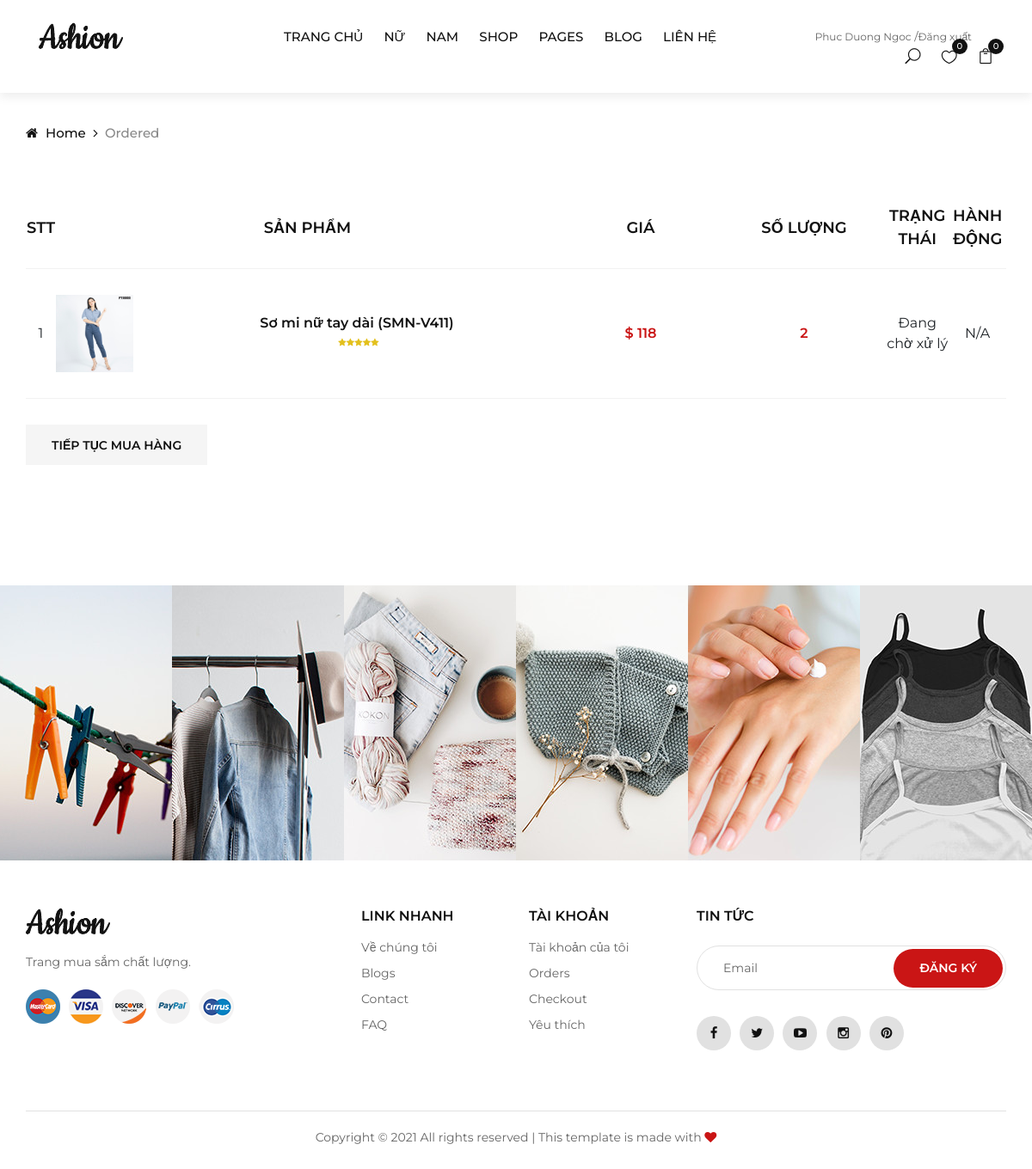
The page /ordered.php (signed in) on the database as committed earlier.
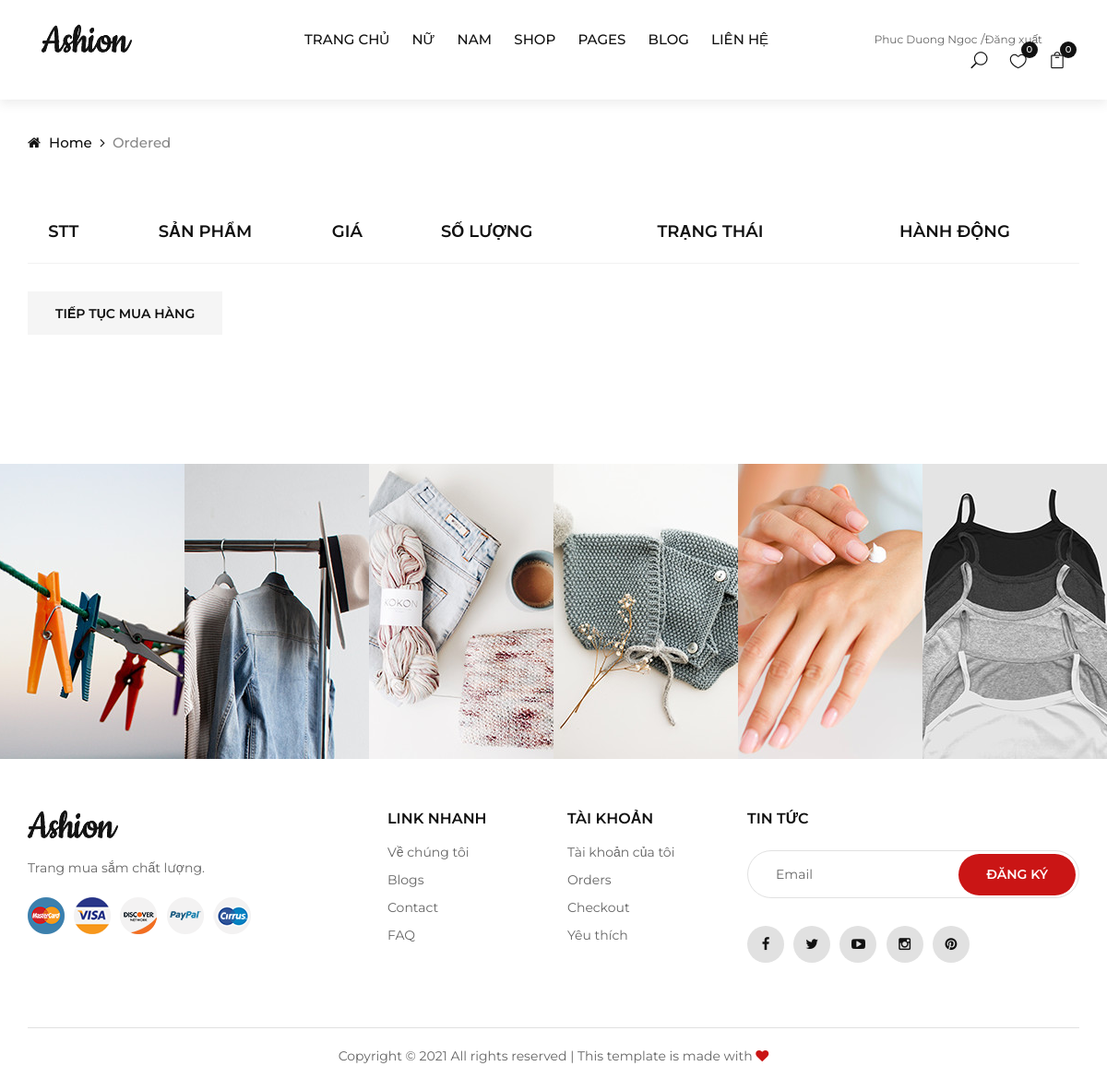
The same page on the database as committed later.
### tables this page shows
CREATE TABLE `tbl_order` (
  `id` int(11) NOT NULL,
  `productId` int(11) NOT NULL,
  `productName` varchar(255) NOT NULL,
  `customer_id` int(11) NOT NULL,
  `quantity` int(11) NOT NULL,
  `price` varchar(255) NOT NULL,
  `image` varchar(255) NOT NULL,
  `status` int(11) NOT NULL DEFAULT 0,
  `date_order` datetime NOT NULL DEFAULT current_timestamp(),
  `note` varchar(255) DEFAULT NULL
);

### classes/cart.php (called while the page is built, shortened)
<?php
$filepath = realpath(dirname(__FILE__));
include_once($filepath . '/../lib/database.php');
include_once($filepath . '/../helpers/format.php');
?>
<?php
class cart
{
    private $db;
    public function __construct()
    {
        $this->db = new Database();
    }
    public function get_cart_ordered($customer_id)
    {
        $query = "SELECT * FROM tbl_order WHERE customer_id = '$customer_id' ";
        $get_cart_ordered = $this->db->select($query);
        return $get_cart_ordered;
    }
}
?>

### lib/database.php (called while the page is built, shortened)
<?php
Class Database extends PDO{
   public $host   = DB_HOST;
   public $user   = DB_USER;
   public $pass   = DB_PASS;
   public $dbname = DB_NAME;
   public $link;
private function connectDB(){
   $this->link = new mysqli($this->host, $this->user, $this->pass,
    $this->dbname);
    $this->link -> set_charset("utf8");
 }
public function select($query){
  $result = $this->link->query($query) or
   die($this->link->error.__LINE__);
  if($result->num_rows > 0){
    return $result;
  } else {
    return false;
  }
 }
}

### lib/session.php (called while the page is built, shortened)
<?php
class Session{
 public static function get($key){
    if (isset($_SESSION[$key])) {
     return $_SESSION[$key];
    } else {
     return false;
    }
 }
}
?>

### helpers/format.php (called while the page is built, shortened)
<?php
class Format{
 public function format_currency($n=0){
        $n=(string)$n;
        $n=strrev($n);
        $res='';
        for($i=0;$i<strlen($n);$i++){
            $res.=$n[$i];
        }
        $res=strrev($res);
        return $res;
    }
}
?>

### ordered.php (the view, shortened to what this page needs)
<?php include 'inc/header.php';
?>
<div class="breadcrumb-option">
	<div class="container">
		<div class="row">
			<div class="col-lg-12">
				<div class="breadcrumb__links">
					<a href="./index.php"><i class="fa fa-home"></i> Home</a>
					<span>Ordered</span>
				</div>
			</div>
		</div>
	</div>
</div>
<section class="shop-cart spad">
	<div class="container">
		<form action="" method="POST">
			<div class="row">
				<div class="col-lg-12">
					<div class="shop__cart__table" style="text-align: center;">
						<table>
							<thead>
								<tr>
									<th>STT</th>
									<th>Sản phẩm</th>
									<th>Giá</th>
									<th>Số lượng</th>
									<th>Trạng thái</th>
									<th>Hành động</th>
								</tr>
							</thead>
							<tbody>
								<?php
								$customer_id = Session::get('customer_id');
								$get_cart_ordered = $ct->get_cart_ordered($customer_id);
								if ($get_cart_ordered) {
									$i = 0;
									while ($result = $get_cart_ordered->fetch_assoc()) {
										$i++;
								?>
										<tr>
											<td><?= $i ?></td>
											<td class="cart__product__item">
												<img width="90" height="90" src="admin/uploads/<?= $result['image'] ?>" alt="" data-pagespeed-url-hash="4207875790" onload="pagespeed.CriticalImages.checkImageForCriticality(this);">
												<div class="cart__product__item__title">
													<h6><?= $result['productName']; ?></h6>
													<div class="rating">
														<i class="fa fa-star"></i>
														<i class="fa fa-star"></i>
														<i class="fa fa-star"></i>
														<i class="fa fa-star"></i>
														<i class="fa fa-star"></i>
													</div>
												</div>
											</td>
											<td class="cart__price">$ <?= $fm->format_currency($result['price']); ?></td>
											<td class="cart__price">
												<?= $result['quantity'] ?>
											</td>
											<td>
												<?php
												if ($result['status'] == '0') {
													echo "Đang chờ xử lý";
												} elseif ($result['status'] == 1) {
												?>
													<span>Đã gửi hàng</span>
												<?php
												} elseif ($result['status'] == 2) {
													echo 'Đã nhận';
												}
												?>
                            </td>
                          <?php
								if ($result['status'] == '0') {
								 ?>
								<td><?= 'N/A'; ?></td>
								 <?php
								 }elseif($result['status']==1) {
								 ?>
								 <td>
								 	<a href="?confirmid=<?php echo $customer_id ?>&price=<?php echo $result['price'] ?>&time=<?php echo $result['date_order'] ?>">Xác nhận</a>
								 </td>
								 <?php
								}else{
								  ?>
								<td><?php echo 'Đã nhận'; ?></td>
								<?php
								}
								 ?>
										</tr>
								<?php
									}
								}
								?>
							</tbody>
						</table>
					</div>
				</div>
			</div>
			<div class="row">
				<div class="col-lg-6 col-md-6 col-sm-6">
					<div class="cart__btn">
						<a href="index.php">Tiếp tục mua hàng</a>
					</div>
				</div>
			</div>
		</form>
	</div>
</section>
<?php include 'inc/instagram.php'; ?>
<?php include 'inc/footer.php'; ?>

Rows that differ between the two databases and show on the page:
removed tbl_order: image (picture), productName "Sơ mi nữ tay dài (SMN-V411)", price "118", quantity "2", status "Đang chờ xử lý"
